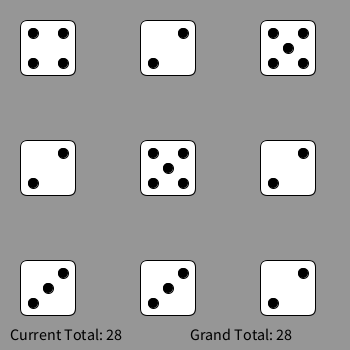
Frame 1 (no input)
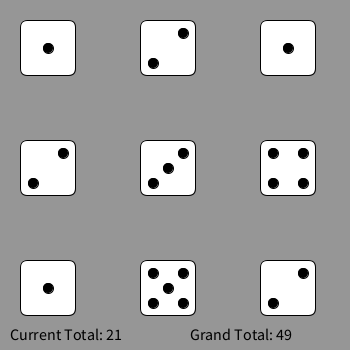
Frame 2 (the mouse pressed at the canvas centre, redrawn once)

The Processing sketch that drew these frames (run headless with seeded random() and noise(); the mouse was pressed at the canvas centre and the sketch redrawn once):

// Processing sketch: Dice
// ── Dice.pde
Die dieRoll1;
Die dieRoll2;
Die dieRoll3;
Die dieRoll4;
Die dieRoll5;
Die dieRoll6;
Die dieRoll7;
Die dieRoll8;
Die dieRoll9;
int total;
int grandTotal = 0;

void setup(){
  size(350, 350);
  //no loop means that draw is only called once
  //OR if you ever call redraw()
  noLoop();
  
  dieRoll1 = new Die(0,0);
  dieRoll2 = new Die(60,0);
  dieRoll3 = new Die(120,0);
  dieRoll4 = new Die(0,60);
  dieRoll5 = new Die(60,60);
  dieRoll6 = new Die(120,60);
  dieRoll7 = new Die(0,120);
  dieRoll8 = new Die(60,120);
  dieRoll9 = new Die(120,120);
  
  
}

void draw(){
  background(150);
  dieRoll1.show();
  dieRoll2.show();
  dieRoll3.show();
  dieRoll4.show();
  dieRoll5.show();
  dieRoll6.show();
  dieRoll7.show();
  dieRoll8.show();
  dieRoll9.show();
  
  
  textSize(16);
  fill(0);
  text("Current Total: " + total, 10, 340);
  grandTotal = grandTotal + total;
  text("Grand Total: " + grandTotal, 190, 340);
  //your code here
}

void mousePressed(){
  dieRoll1.roll();
  dieRoll2.roll();
  dieRoll3.roll();
  dieRoll4.roll();
  dieRoll5.roll();
  dieRoll6.roll();
  dieRoll7.roll();
  dieRoll8.roll();
  dieRoll9.roll();
  
  //to redraw your processing script
  redraw();
}


//Dice: Models a single 6 sided dice cube
//Each instance should randomly assign itself a value from 1 to 6
class Die {
	//variable declarations for your Die instances here
	int x_pos,y_pos;

  int randomRoll;
  
	//constructor
	Die(int x, int y){
    x_pos = x;
    y_pos = y;
    randomRoll = int(random(1,6));
    
		//variable initializations here
	}
	
	//Simulate a roll of a die
	void roll(){
    randomRoll = int(random(1,6));
    
    total = 0;
		//your code here, 
		//should randomly assign a value from 1 to 6
	}
	
	/*
	  Use the randomly assigned roll value to draw the face of a die
	*/
	void show(){
    pushMatrix();
    translate(x_pos,y_pos);
		//your code here
    fill(255);
    rect(x_pos+20, y_pos+20, 55, 55, 7);
    if(randomRoll == 1){
      fill(0);
      ellipse(x_pos+48, y_pos+48, 10, 10);
      total++;
    } else if(randomRoll == 2){
      fill(0);
      ellipse(x_pos+33, y_pos+63, 10, 10);
      ellipse(x_pos+63, y_pos+33, 10, 10);
      total+=2;
    } else if(randomRoll == 3){
      fill(0);
      ellipse(x_pos+48, y_pos+48, 10, 10);
      ellipse(x_pos+33, y_pos+63, 10, 10);
      ellipse(x_pos+63, y_pos+33, 10, 10);
      total+=3;
    } else if(randomRoll == 4){
      fill(0);
      ellipse(x_pos+33, y_pos+33, 10, 10);
      ellipse(x_pos+63, y_pos+63, 10, 10);
      ellipse(x_pos+33, y_pos+63, 10, 10);
      ellipse(x_pos+63, y_pos+33, 10, 10);
      total+=4;
    } else if(randomRoll == 5){
      fill(0);
      ellipse(x_pos+48, y_pos+48, 10, 10);
      ellipse(x_pos+33, y_pos+33, 10, 10);
      ellipse(x_pos+63, y_pos+63, 10, 10);
      ellipse(x_pos+33, y_pos+63, 10, 10);
      ellipse(x_pos+63, y_pos+33, 10, 10);
      total+=5;
    } else if(randomRoll == 6){
      fill(0);
      ellipse(x_pos+33, y_pos+48, 10, 10);
      ellipse(x_pos+63, y_pos+48, 10, 10);
      ellipse(x_pos+33, y_pos+33, 10, 10);
      ellipse(x_pos+63, y_pos+63, 10, 10);
      ellipse(x_pos+33, y_pos+63, 10, 10);
      ellipse(x_pos+63, y_pos+33, 10, 10);
      total+=6;
    }
    popMatrix();
  }
}
